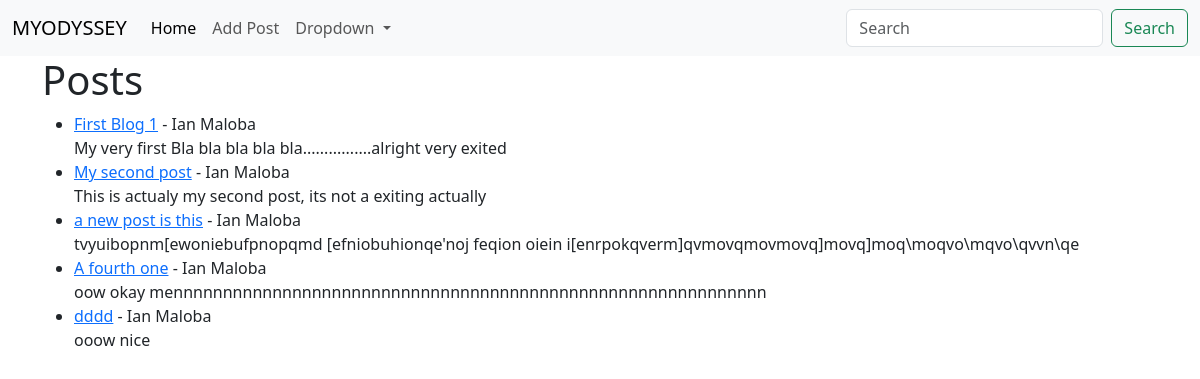
Before: / with the older database file.
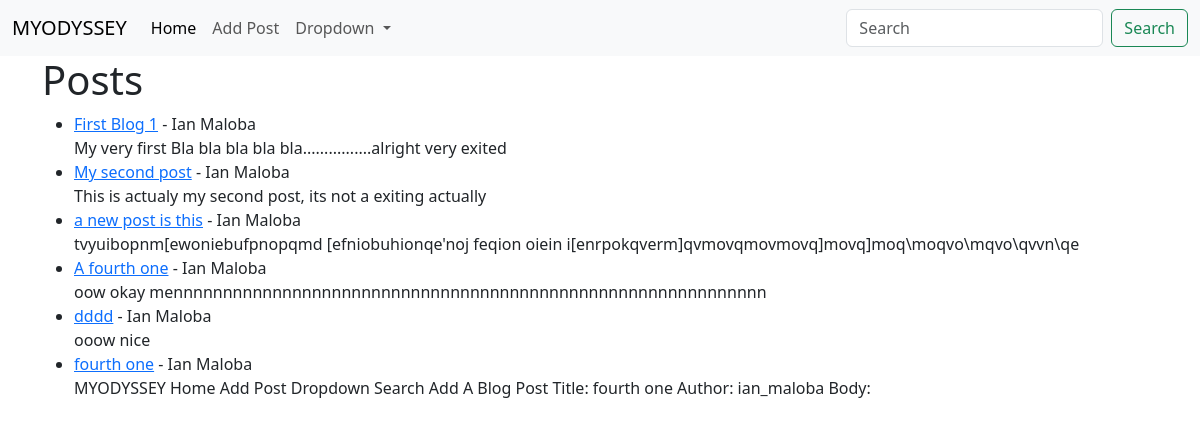
After: the same page with the newer database file.
### blog/models.py (models this page shows, shortened)
class Post(models.Model):
    title = models.CharField(max_length=255)
    author = models.ForeignKey(User, on_delete=models.CASCADE)
    body = models.TextField()

### blog/views.py (the view)
# urls.py: path('', HomeView.as_view(), name="home"),
class HomeView(ListView):
    model = Post
    template_name = "home.html"

### blog/templates/home.html
{% extends 'base.html' %}
{% block content %}
    <h1>Posts</h1>
    <ul>
        {% for post in object_list %}
            <li>
                <a href="{% url 'article-detail' post.pk %}">{{ post.title }}</a> - {{ post.author.first_name }}
                {{ post.author.last_name }}<br>
                {{ post.body }}
            </li>
        {% endfor %}
    </ul>
{% endblock %}

### blog/templates/base.html (shortened to what this page needs)
<!doctype html>
<html lang="en">
  <head>
    <link href="https://cdn.jsdelivr.net/npm/bootstrap@5.3.1/dist/css/bootstrap.min.css" rel="stylesheet">
  </head>
  <body>
    <nav class="navbar navbar-expand-lg bg-body-tertiary"">
        <div class="container-fluid">
          <a class="navbar-brand" href="{% url 'home' %}">MYODYSSEY</a>
          <div class="collapse navbar-collapse" id="navbarSupportedContent">
            <ul class="navbar-nav me-auto mb-2 mb-lg-0">
              <li class="nav-item">
                <a class="nav-link active" aria-current="page" href="{% url 'home' %}">Home</a>
              </li>
              <li class="nav-item">
                <a class="nav-link" href="{% url 'add_post' %}">Add Post</a>
              </li>
              <li class="nav-item dropdown">
                <a class="nav-link dropdown-toggle" href="#" role="button" data-bs-toggle="dropdown" aria-expanded="false">
                  Dropdown
                </a>
              </li>
            </ul>
            <form class="d-flex" role="search">
              <input class="form-control me-2" type="search" placeholder="Search" aria-label="Search">
              <button class="btn btn-outline-success" type="submit">Search</button>
            </form>
          </div>
        </div>
      </nav>
    <div class="container">
        {% block content %}
        {% endblock %}
    </div>
  </body>
</html>

Changed rows visible on the page:
added Post: title "fourth one", author.first_name "Ian", author.last_name "Maloba", body "MYODYSSEY Home Add Post Dropdown Search Add A Blog Post Title: fourth one Author: ian_maloba Body:"
